Frame 1 (no input): blank canvas, image omitted
Frame 60 (the mouse pressed at the canvas centre just before this capture): blank canvas, image omitted
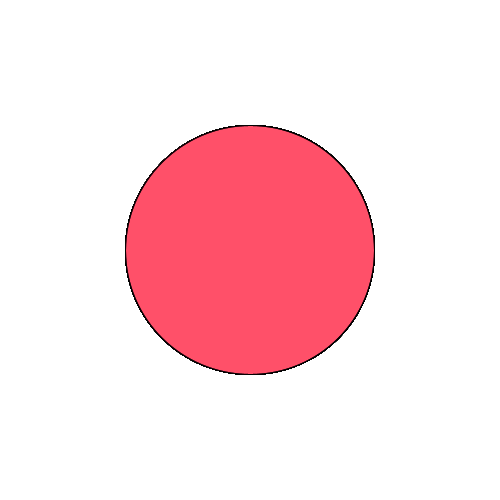
Frame 120 (the mouse held since frame 60 and released just before this capture)

The Processing sketch whose frames 1 and 60 were blank and that drew this single picture after the mouse press (run headless with seeded random() and noise(); from frame 60 on, the mouse is pressed at the canvas centre):

// Processing sketch: processing_187436
// ── processing_187436.pde

void setup() {
  
  size(500,500);
  background(255);
  
}

void draw() {
 fill(255,random(256),random(256),random(256));
  ellipse(mouseX, mouseY, width % (mouseX +1), height % (mouseY + 1));
  ellipse(width - mouseX, height - mouseY, width % (mouseX +1), height % (mouseY + 1));
}
